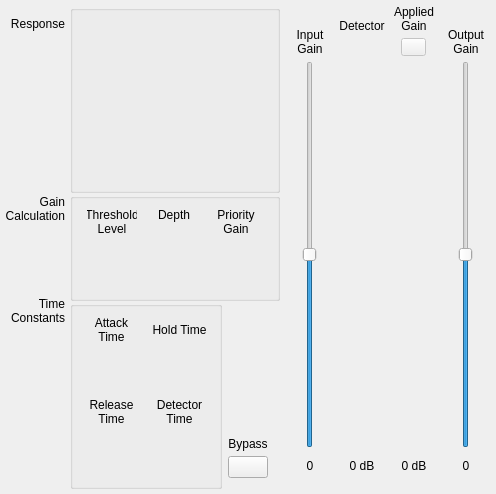
<?xml version="1.0" encoding="UTF-8"?>
<ui version="4.0">
 <class>CfgSettingPriorityDucker_FangTu</class>
 <widget class="QWidget" name="CfgSettingPriorityDucker_FangTu">
  <property name="geometry">
   <rect>
    <x>0</x>
    <y>0</y>
    <width>496</width>
    <height>494</height>
   </rect>
  </property>
  <property name="windowTitle">
   <string>Form</string>
  </property>
  <layout class="QHBoxLayout" name="horizontalLayout_2">
   <property name="spacing">
    <number>5</number>
   </property>
   <property name="leftMargin">
    <number>5</number>
   </property>
   <property name="topMargin">
    <number>5</number>
   </property>
   <property name="rightMargin">
    <number>5</number>
   </property>
   <property name="bottomMargin">
    <number>5</number>
   </property>
   <item>
    <layout class="QVBoxLayout" name="verticalLayout_3">
     <property name="topMargin">
      <number>12</number>
     </property>
     <property name="bottomMargin">
      <number>164</number>
     </property>
     <item>
      <widget class="QLabel" name="label_13">
       <property name="minimumSize">
        <size>
         <width>60</width>
         <height>173</height>
        </size>
       </property>
       <property name="text">
        <string>Response</string>
       </property>
       <property name="alignment">
        <set>Qt::AlignRight|Qt::AlignTop|Qt::AlignTrailing</set>
       </property>
       <property name="wordWrap">
        <bool>true</bool>
       </property>
      </widget>
     </item>
     <item>
      <widget class="QLabel" name="label_14">
       <property name="text">
        <string>Gain Calculation</string>
       </property>
       <property name="alignment">
        <set>Qt::AlignRight|Qt::AlignTrailing|Qt::AlignVCenter</set>
       </property>
       <property name="wordWrap">
        <bool>true</bool>
       </property>
      </widget>
     </item>
     <item>
      <spacer name="verticalSpacer_3">
       <property name="orientation">
        <enum>Qt::Vertical</enum>
       </property>
       <property name="sizeHint" stdset="0">
        <size>
         <width>20</width>
         <height>40</height>
        </size>
       </property>
      </spacer>
     </item>
     <item>
      <widget class="QLabel" name="label_15">
       <property name="text">
        <string>Time Constants</string>
       </property>
       <property name="alignment">
        <set>Qt::AlignRight|Qt::AlignTrailing|Qt::AlignVCenter</set>
       </property>
       <property name="wordWrap">
        <bool>true</bool>
       </property>
      </widget>
     </item>
    </layout>
   </item>
   <item>
    <layout class="QVBoxLayout" name="verticalLayout_2">
     <property name="spacing">
      <number>0</number>
     </property>
     <item>
      <widget class="QGroupBox" name="groupBox">
       <property name="minimumSize">
        <size>
         <width>0</width>
         <height>0</height>
        </size>
       </property>
       <property name="title">
        <string/>
       </property>
       <layout class="QGridLayout" name="gridLayout_4">
        <item row="0" column="0">
         <widget class="Con_Dyn_Module" name="dynGhaph" native="true">
          <property name="minimumSize">
           <size>
            <width>178</width>
            <height>172</height>
           </size>
          </property>
          <property name="maximumSize">
           <size>
            <width>178</width>
            <height>172</height>
           </size>
          </property>
         </widget>
        </item>
       </layout>
      </widget>
     </item>
     <item>
      <widget class="QGroupBox" name="groupBox_2">
       <property name="title">
        <string/>
       </property>
       <layout class="QGridLayout" name="gridLayout_3">
        <property name="horizontalSpacing">
         <number>7</number>
        </property>
        <property name="verticalSpacing">
         <number>3</number>
        </property>
        <item row="0" column="0">
         <widget class="QLabel" name="label_5">
          <property name="maximumSize">
           <size>
            <width>50</width>
            <height>16777215</height>
           </size>
          </property>
          <property name="styleSheet">
           <string notr="true"/>
          </property>
          <property name="text">
           <string>Threshold Level</string>
          </property>
          <property name="alignment">
           <set>Qt::AlignCenter</set>
          </property>
          <property name="wordWrap">
           <bool>true</bool>
          </property>
         </widget>
        </item>
        <item row="0" column="1" alignment="Qt::AlignTop">
         <widget class="QLabel" name="label_6">
          <property name="maximumSize">
           <size>
            <width>50</width>
            <height>16777215</height>
           </size>
          </property>
          <property name="text">
           <string>Depth</string>
          </property>
          <property name="alignment">
           <set>Qt::AlignCenter</set>
          </property>
          <property name="wordWrap">
           <bool>true</bool>
          </property>
         </widget>
        </item>
        <item row="0" column="2">
         <widget class="QLabel" name="label_7">
          <property name="maximumSize">
           <size>
            <width>50</width>
            <height>16777215</height>
           </size>
          </property>
          <property name="text">
           <string>Priority Gain</string>
          </property>
          <property name="alignment">
           <set>Qt::AlignCenter</set>
          </property>
          <property name="wordWrap">
           <bool>true</bool>
          </property>
         </widget>
        </item>
        <item row="1" column="0" alignment="Qt::AlignHCenter">
         <widget class="ConfigGainWidget" name="dial_ThresholdLevel" native="true">
          <property name="minimumSize">
           <size>
            <width>50</width>
            <height>50</height>
           </size>
          </property>
          <property name="maximumSize">
           <size>
            <width>50</width>
            <height>50</height>
           </size>
          </property>
         </widget>
        </item>
        <item row="1" column="1" alignment="Qt::AlignHCenter">
         <widget class="ConfigGainWidget" name="dial_Depth" native="true">
          <property name="minimumSize">
           <size>
            <width>50</width>
            <height>50</height>
           </size>
          </property>
          <property name="maximumSize">
           <size>
            <width>50</width>
            <height>50</height>
           </size>
          </property>
         </widget>
        </item>
        <item row="1" column="2" alignment="Qt::AlignHCenter">
         <widget class="ConfigGainWidget" name="dial_PriorityGain" native="true">
          <property name="minimumSize">
           <size>
            <width>50</width>
            <height>50</height>
           </size>
          </property>
          <property name="maximumSize">
           <size>
            <width>50</width>
            <height>50</height>
           </size>
          </property>
         </widget>
        </item>
       </layout>
      </widget>
     </item>
     <item>
      <layout class="QHBoxLayout" name="horizontalLayout">
       <property name="spacing">
        <number>6</number>
       </property>
       <item>
        <widget class="QGroupBox" name="groupBox_3">
         <property name="title">
          <string/>
         </property>
         <layout class="QGridLayout" name="gridLayout_2">
          <property name="horizontalSpacing">
           <number>8</number>
          </property>
          <property name="verticalSpacing">
           <number>3</number>
          </property>
          <item row="0" column="0">
           <widget class="QLabel" name="label_9">
            <property name="text">
             <string>Attack Time</string>
            </property>
            <property name="alignment">
             <set>Qt::AlignCenter</set>
            </property>
            <property name="wordWrap">
             <bool>true</bool>
            </property>
           </widget>
          </item>
          <item row="0" column="1">
           <widget class="QLabel" name="label_10">
            <property name="text">
             <string>Hold Time</string>
            </property>
            <property name="alignment">
             <set>Qt::AlignCenter</set>
            </property>
            <property name="wordWrap">
             <bool>true</bool>
            </property>
           </widget>
          </item>
          <item row="1" column="0" alignment="Qt::AlignHCenter">
           <widget class="ConfigGainWidget" name="dial_AttackTime" native="true">
            <property name="minimumSize">
             <size>
              <width>50</width>
              <height>50</height>
             </size>
            </property>
            <property name="maximumSize">
             <size>
              <width>50</width>
              <height>50</height>
             </size>
            </property>
           </widget>
          </item>
          <item row="1" column="1" alignment="Qt::AlignHCenter">
           <widget class="ConfigGainWidget" name="dial_HoldTime" native="true">
            <property name="minimumSize">
             <size>
              <width>50</width>
              <height>50</height>
             </size>
            </property>
            <property name="maximumSize">
             <size>
              <width>50</width>
              <height>50</height>
             </size>
            </property>
           </widget>
          </item>
          <item row="2" column="0">
           <widget class="QLabel" name="label_11">
            <property name="text">
             <string>Release Time</string>
            </property>
            <property name="alignment">
             <set>Qt::AlignCenter</set>
            </property>
            <property name="wordWrap">
             <bool>true</bool>
            </property>
           </widget>
          </item>
          <item row="2" column="1">
           <widget class="QLabel" name="label_12">
            <property name="text">
             <string>Detector Time</string>
            </property>
            <property name="alignment">
             <set>Qt::AlignCenter</set>
            </property>
            <property name="wordWrap">
             <bool>true</bool>
            </property>
           </widget>
          </item>
          <item row="3" column="0" alignment="Qt::AlignHCenter">
           <widget class="ConfigGainWidget" name="dial_ReleaseTime" native="true">
            <property name="minimumSize">
             <size>
              <width>50</width>
              <height>50</height>
             </size>
            </property>
            <property name="maximumSize">
             <size>
              <width>50</width>
              <height>50</height>
             </size>
            </property>
           </widget>
          </item>
          <item row="3" column="1" alignment="Qt::AlignHCenter">
           <widget class="ConfigGainWidget" name="dial_DetectorTime" native="true">
            <property name="minimumSize">
             <size>
              <width>50</width>
              <height>50</height>
             </size>
            </property>
            <property name="maximumSize">
             <size>
              <width>50</width>
              <height>50</height>
             </size>
            </property>
           </widget>
          </item>
         </layout>
        </widget>
       </item>
       <item>
        <layout class="QVBoxLayout" name="verticalLayout">
         <property name="spacing">
          <number>5</number>
         </property>
         <property name="bottomMargin">
          <number>11</number>
         </property>
         <item>
          <spacer name="verticalSpacer">
           <property name="orientation">
            <enum>Qt::Vertical</enum>
           </property>
           <property name="sizeHint" stdset="0">
            <size>
             <width>20</width>
             <height>40</height>
            </size>
           </property>
          </spacer>
         </item>
         <item>
          <widget class="QLabel" name="label_8">
           <property name="text">
            <string>Bypass</string>
           </property>
           <property name="alignment">
            <set>Qt::AlignCenter</set>
           </property>
          </widget>
         </item>
         <item>
          <widget class="QPushButton" name="pushButton_Bypass">
           <property name="text">
            <string/>
           </property>
           <property name="checkable">
            <bool>true</bool>
           </property>
          </widget>
         </item>
        </layout>
       </item>
       <item>
        <spacer name="horizontalSpacer">
         <property name="orientation">
          <enum>Qt::Horizontal</enum>
         </property>
         <property name="sizeHint" stdset="0">
          <size>
           <width>40</width>
           <height>20</height>
          </size>
         </property>
        </spacer>
       </item>
      </layout>
     </item>
    </layout>
   </item>
   <item>
    <layout class="QGridLayout" name="gridLayout">
     <property name="bottomMargin">
      <number>11</number>
     </property>
     <property name="horizontalSpacing">
      <number>2</number>
     </property>
     <item row="0" column="0" rowspan="2" alignment="Qt::AlignHCenter|Qt::AlignBottom">
      <widget class="QLabel" name="label">
       <property name="minimumSize">
        <size>
         <width>50</width>
         <height>0</height>
        </size>
       </property>
       <property name="text">
        <string>Input
Gain</string>
       </property>
       <property name="alignment">
        <set>Qt::AlignCenter</set>
       </property>
      </widget>
     </item>
     <item row="0" column="3" rowspan="2" alignment="Qt::AlignHCenter|Qt::AlignBottom">
      <widget class="QLabel" name="label_2">
       <property name="minimumSize">
        <size>
         <width>50</width>
         <height>0</height>
        </size>
       </property>
       <property name="text">
        <string>Output
Gain</string>
       </property>
       <property name="alignment">
        <set>Qt::AlignBottom|Qt::AlignHCenter</set>
       </property>
      </widget>
     </item>
     <item row="2" column="0" alignment="Qt::AlignHCenter">
      <widget class="QSlider" name="verticalSlider_InGain">
       <property name="minimum">
        <number>-20</number>
       </property>
       <property name="maximum">
        <number>20</number>
       </property>
       <property name="orientation">
        <enum>Qt::Vertical</enum>
       </property>
      </widget>
     </item>
     <item row="2" column="1" alignment="Qt::AlignHCenter">
      <widget class="VolumeWidget" name="Disp_Detector" native="true">
       <property name="minimumSize">
        <size>
         <width>25</width>
         <height>0</height>
        </size>
       </property>
       <property name="maximumSize">
        <size>
         <width>25</width>
         <height>16777215</height>
        </size>
       </property>
       <property name="MaxValue" stdset="0">
        <number>0</number>
       </property>
       <property name="MinValue" stdset="0">
        <number>-60</number>
       </property>
       <property name="SingleTrack" stdset="0">
        <bool>true</bool>
       </property>
      </widget>
     </item>
     <item row="2" column="3" alignment="Qt::AlignHCenter">
      <widget class="QSlider" name="verticalSlider_OutGain">
       <property name="minimum">
        <number>-20</number>
       </property>
       <property name="maximum">
        <number>20</number>
       </property>
       <property name="orientation">
        <enum>Qt::Vertical</enum>
       </property>
      </widget>
     </item>
     <item row="3" column="0">
      <widget class="QLabel" name="label_InGain">
       <property name="text">
        <string>0</string>
       </property>
       <property name="alignment">
        <set>Qt::AlignCenter</set>
       </property>
      </widget>
     </item>
     <item row="3" column="1">
      <widget class="QLabel" name="label_Detector">
       <property name="minimumSize">
        <size>
         <width>0</width>
         <height>25</height>
        </size>
       </property>
       <property name="text">
        <string>0 dB</string>
       </property>
       <property name="alignment">
        <set>Qt::AlignCenter</set>
       </property>
      </widget>
     </item>
     <item row="3" column="3">
      <widget class="QLabel" name="label_OutGain">
       <property name="text">
        <string>0</string>
       </property>
       <property name="alignment">
        <set>Qt::AlignCenter</set>
       </property>
      </widget>
     </item>
     <item row="3" column="2">
      <widget class="QLabel" name="label_AppliedGain">
       <property name="minimumSize">
        <size>
         <width>0</width>
         <height>25</height>
        </size>
       </property>
       <property name="text">
        <string>0 dB</string>
       </property>
       <property name="alignment">
        <set>Qt::AlignCenter</set>
       </property>
      </widget>
     </item>
     <item row="0" column="1" alignment="Qt::AlignHCenter|Qt::AlignBottom">
      <widget class="QLabel" name="label_3">
       <property name="minimumSize">
        <size>
         <width>50</width>
         <height>0</height>
        </size>
       </property>
       <property name="text">
        <string>Detector</string>
       </property>
       <property name="alignment">
        <set>Qt::AlignCenter</set>
       </property>
      </widget>
     </item>
     <item row="2" column="2" alignment="Qt::AlignHCenter">
      <widget class="VolumeWidget" name="Disp_AppliedGain" native="true">
       <property name="minimumSize">
        <size>
         <width>25</width>
         <height>0</height>
        </size>
       </property>
       <property name="maximumSize">
        <size>
         <width>25</width>
         <height>16777215</height>
        </size>
       </property>
       <property name="SingleTrack" stdset="0">
        <bool>true</bool>
       </property>
       <property name="MinValue" stdset="0">
        <number>-40</number>
       </property>
       <property name="MaxValue" stdset="0">
        <number>0</number>
       </property>
       <property name="IsApplidGain" stdset="0">
        <bool>true</bool>
       </property>
      </widget>
     </item>
     <item row="1" column="2" alignment="Qt::AlignHCenter">
      <widget class="QPushButton" name="pushButton_AppliedGain">
       <property name="enabled">
        <bool>false</bool>
       </property>
       <property name="maximumSize">
        <size>
         <width>25</width>
         <height>18</height>
        </size>
       </property>
       <property name="text">
        <string/>
       </property>
       <property name="checkable">
        <bool>true</bool>
       </property>
      </widget>
     </item>
     <item row="0" column="2" alignment="Qt::AlignHCenter|Qt::AlignBottom">
      <widget class="QLabel" name="label_4">
       <property name="minimumSize">
        <size>
         <width>50</width>
         <height>0</height>
        </size>
       </property>
       <property name="text">
        <string>Applied Gain</string>
       </property>
       <property name="alignment">
        <set>Qt::AlignCenter</set>
       </property>
       <property name="wordWrap">
        <bool>true</bool>
       </property>
      </widget>
     </item>
    </layout>
   </item>
  </layout>
 </widget>
 <customwidgets>
  <customwidget>
   <class>ConfigGainWidget</class>
   <extends>QWidget</extends>
   <header location="global">customWidget/configgainwidget.h</header>
   <container>1</container>
  </customwidget>
  <customwidget>
   <class>VolumeWidget</class>
   <extends>QWidget</extends>
   <header>customWidget/volumewidget.h</header>
   <container>1</container>
  </customwidget>
  <customwidget>
   <class>Con_Dyn_Module</class>
   <extends>QWidget</extends>
   <header>customWidget/con_dyn_module.h</header>
   <container>1</container>
  </customwidget>
 </customwidgets>
 <resources/>
 <connections/>
</ui>
